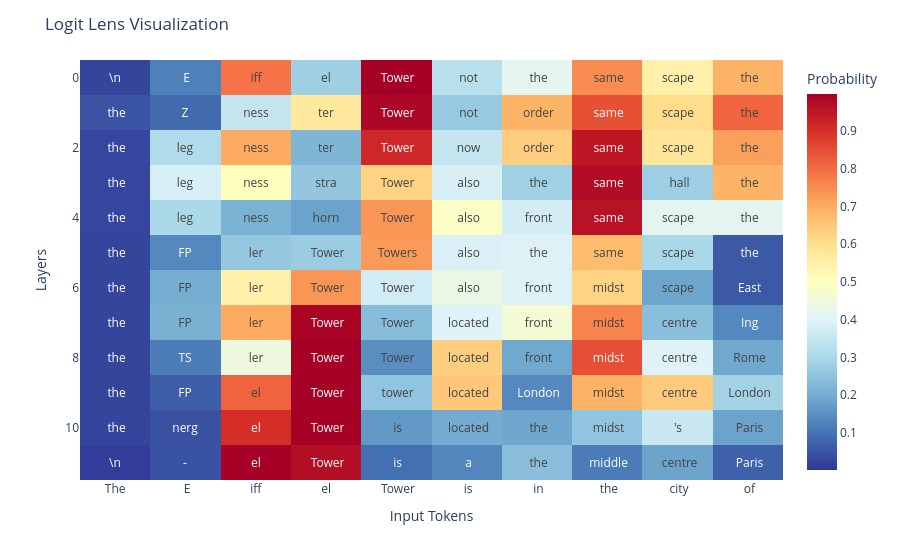

Notebook source saved alongside this figure:
### Code cell
import plotly.express as px #type: ignore
import plotly.io as pio #type: ignore
pio.renderers.default = "colab" if is_colab else "notebook_connected+plotly_mimetype+png"
# pio.renderers.default = "colab" if is_colab else "png"


def display_probs(words,input_words,max_probs):
    fig = px.imshow(
        max_probs.detach().cpu().numpy(),
        x=input_words,
        y=list(range(len(words))),
        color_continuous_scale=px.colors.diverging.RdYlBu_r,
        color_continuous_midpoint=0.50,
        text_auto=True,
        labels=dict(x="Input Tokens", y="Layers", color="Probability")
    )

    fig.update_layout(
        title='Logit Lens Visualization',
        xaxis_tickangle=0
    )

    fig.update_traces(text=words, texttemplate="%{text}")
    fig.show()

display_probs(all_words, input_words, max_probs)

### Figure 1 — Plotly figure (JSON) as saved in the notebook; plotly's stock layout.template omitted (floating-point values rounded to 4 significant figures)
{"data": [{"coloraxis": "coloraxis", "hovertemplate": "Input Tokens: %{x}<br>Layers: %{y}<br>Probability: %{z}<extra></extra>", "name": "0", "text": [["\\n", " E", "iff", "el", " Tower", " not", " the", " same", "scape", " the"], [" the", "Z", "ness", "ter", " Tower", " not", " order", " same", "scape", " the"], [" the", "leg", "ness", "ter", " Tower", " now", " order", " same", "scape", " the"], [" the", "leg", "ness", "stra", " Tower", " also", " the", " same", " hall", " the"], [" the", "leg", "ness", "horn", " Tower", " also", " front", " same", "scape", " the"], [" the", "FP", "ler", " Tower", " Towers", " also", " the", " same", "scape", " the"], [" the", "FP", "ler", " Tower", " Tower", " also", " front", " midst", "scape", " East"], [" the", "FP", "ler", " Tower", " Tower", " located", " front", " midst", " centre", " Ing"], [" the", "TS", "ler", " Tower", " Tower", " located", " front", " midst", " centre", " Rome"], [" the", "FP", "el", " Tower", " tower", " located", " London", " midst", " centre", " London"], [" the", "nerg", "el", " Tower", " is", " located", " the", " midst", "'s", " Paris"], ["\\n", "-", "el", " Tower", " is", " a", " the", " middle", " centre", " Paris"]], "texttemplate": "%{text}", "type": "heatmap", "x": ["The", " E", "iff", "el", " Tower", " is", " in", " the", " city", " of"], "xaxis": "x", "y": [0, 1, 2, 3, 4, 5, 6, 7, 8, 9, 10, 11], "yaxis": "y", "z": [[0.02498, 0.1215, 0.7903, 0.2775, 0.9977, 0.3238, 0.4152, 0.752, 0.5446, 0.69], [0.04747, 0.08491, 0.3477, 0.5693, 0.9837, 0.2637, 0.6872, 0.8454, 0.6063, 0.8129], [0.02606, 0.3097, 0.7041, 0.2207, 0.9182, 0.3489, 0.6374, 0.9504, 0.5848, 0.7202], [0.02635, 0.3843, 0.504, 0.2592, 0.6246, 0.385, 0.2797, 0.9724, 0.2765, 0.6878], [0.02614, 0.3009, 0.2122, 0.1841, 0.7355, 0.4866, 0.3781, 0.9603, 0.4141, 0.4145], [0.02568, 0.135, 0.2606, 0.2714, 0.7305, 0.3887, 0.3943, 0.6723, 0.2979, 0.05754], [0.02543, 0.2042, 0.5428, 0.7381, 0.3724, 0.4328, 0.3978, 0.6245, 0.187, 0.05667], [0.02533, 0.2113, 0.7032, 0.9907, 0.2364, 0.4002, 0.4634, 0.7643, 0.2412, 0.1356], [0.02531, 0.1166, 0.4458, 0.9971, 0.1459, 0.6361, 0.1933, 0.8479, 0.3974, 0.1916], [0.02532, 0.06472, 0.8147, 0.9981, 0.2534, 0.649, 0.1346, 0.6901, 0.6443, 0.2854], [0.0255, 0.0444, 0.9033, 0.9942, 0.1661, 0.1986, 0.1902, 0.2531, 0.3555, 0.1834], [0.0136, 0.04671, 0.9959, 0.9699, 0.09402, 0.1314, 0.2402, 0.1148, 0.185, 0.06997]]}], "layout": {"coloraxis": {"cmid": 0.5, "colorbar": {"title": {"text": "Probability"}}, "colorscale": [[0, "rgb(49,54,149)"], [0.1, "rgb(69,117,180)"], [0.2, "rgb(116,173,209)"], [0.3, "rgb(171,217,233)"], [0.4, "rgb(224,243,248)"], [0.5, "rgb(255,255,191)"], [0.6, "rgb(254,224,144)"], [0.7, "rgb(253,174,97)"], [0.8, "rgb(244,109,67)"], [0.9, "rgb(215,48,39)"], [1, "rgb(165,0,38)"]]}, "margin": {"t": 60}, "title": {"text": "Logit Lens Visualization"}, "xaxis": {"anchor": "y", "constrain": "domain", "domain": [0, 1], "scaleanchor": "y", "tickangle": 0, "title": {"text": "Input Tokens"}}, "yaxis": {"anchor": "x", "autorange": "reversed", "constrain": "domain", "domain": [0, 1], "title": {"text": "Layers"}}}}
